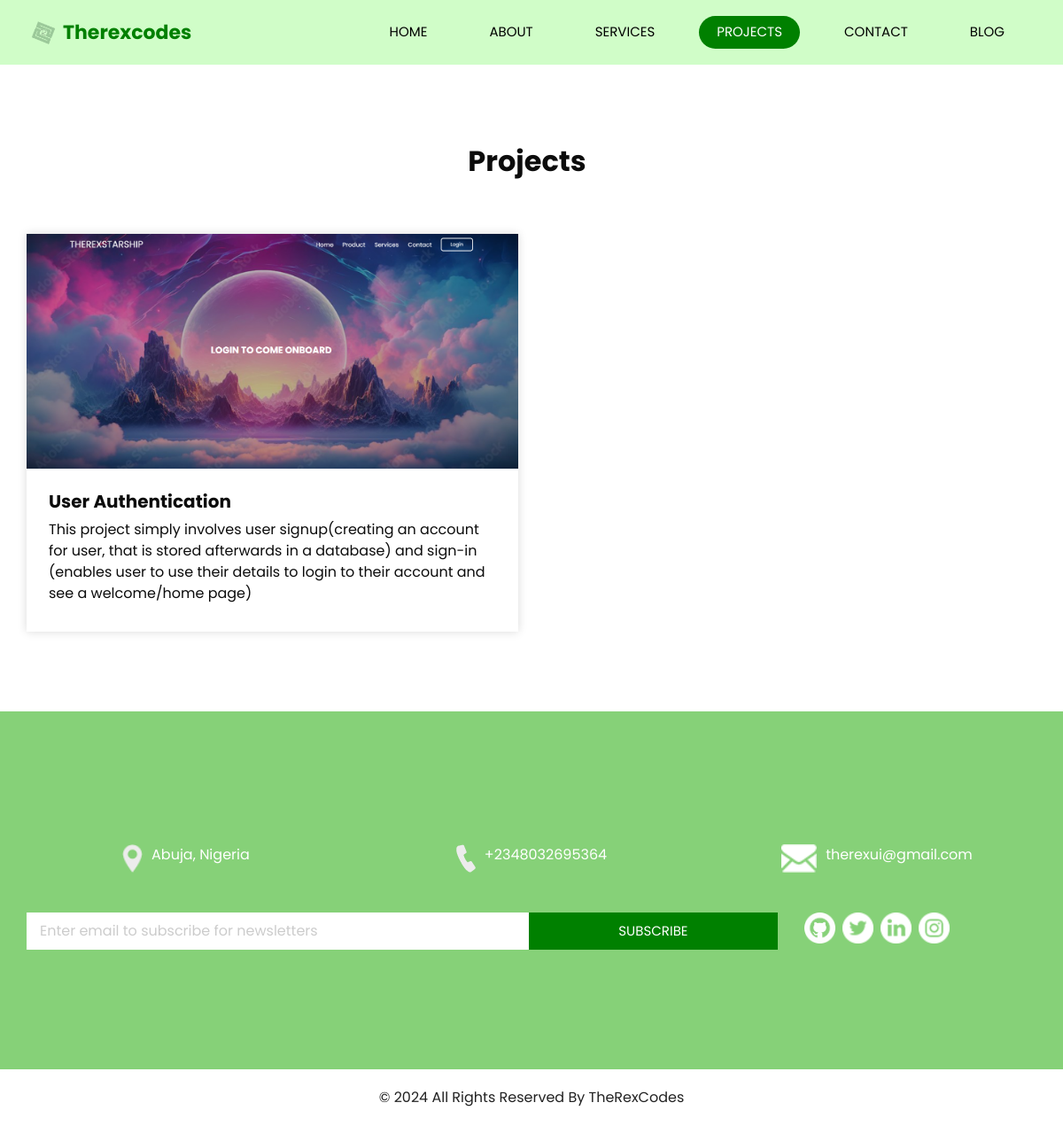
The app's page /projects with its own data.
### main/models.py (models this page shows)
class Project(models.Model):
    title = models.CharField(max_length=20)
    desc = models.TextField()
    img = models.ImageField(upload_to='pics')
    link = models.URLField()

class ContactInfo(models.Model):
    dets = models.TextField(max_length=40)
    icon = models.ImageField(upload_to='pics')

### main/views.py (the view)
# urls.py: path('projects', views.projects, name='projects'),
def projects(request):
    projects = Project.objects.all()
    contact_info = ContactInfo.objects.all()
    context =  {
        'contact_info':contact_info,
        'bn': Brandname.brandname,
        'projects': projects
    }
    return render(request, 'projects.html', context)

### Templates/projects.html (shortened to what this page needs)
{% extends 'layout.html'%}
{% load static %}
{% block body %}
  <div class="hero_area">
    <header class="header_section">
      <div class="container">
        <nav class="navbar navbar-expand-lg custom_nav-container ">
          <a class="navbar-brand" href="{% url 'home' %}">
            <img src="{% static 'images/logo.png'%}" alt="">
            <span>
              {{bn}}
            </span>
          </a>
          <div class="collapse navbar-collapse" id="navbarSupportedContent">
            <div class="d-flex ml-auto flex-column flex-lg-row align-items-center">
              <ul class="navbar-nav  ">
                <li class="nav-item ">
                  <a class="nav-link" href="{% url 'home' %}">Home <span class="sr-only">(current)</span></a>
                </li>
                <li class="nav-item">
                  <a class="nav-link" href="{% url 'about'%}"> About</a>
                </li>
                <li class="nav-item">
                  <a class="nav-link" href="{% url 'service' %}"> Services </a>
                </li>
                <li class="nav-item active">
                  <a class="nav-link" href="{% url 'projects'%}"> Projects </a>
                </li>
                <li class="nav-item">
                  <a class="nav-link" href="{% url 'contact'%}">Contact </a>
                </li>
                <li class="nav-item">
                  <a class="nav-link" href="blog">Blog </a>
                </li>
              </ul>
            </div>
          </div>
        </nav>
      </div>
    </header>
  </div>
  <section class="blog_section layout_padding">
    <div class="container">
      <div class="heading_container">
        <h2>
          Projects
        </h2>
      </div>
      {%for project in projects %}
      <div class="row">
        <div class="col-md-6">
          <a href="{{project.link}}">
          <div class="box">
            <div class="img-box">
              <img  src="{{project.img.url}}" alt="">
            </div>
            <div class="detail-box">
              <h5>
                {{project.title}}
              </h5>
              <p>
                {{project.desc}}
              </p>
            </div>
          </div>
          </a>
        </div>
      </div>
      {%endfor%}
    </div>
  </section>
{% include 'info.html'%}
  <footer class="container-fluid footer_section">
    <div class="container">
      <div class="row">
        <div class="col-lg-7 col-md-9 mx-auto">
          <p>
            &copy; 2024 All Rights Reserved By
            <a href="{% url 'home'%}">TheRexCodes</a>
          </p>
        </div>
      </div>
    </div>
  </footer>
{%endblock%}

### Templates/info.html (shortened to what this page needs)
{% load static%}
<section class="info_section layout_padding">
<div class="container">
    <div class="info_contact">
    <div class="row">
        {% for detail in contact_info%}
        <div class="col-md-4">
            <img src="{{detail.icon.url}}" alt="">
            <span>
            {{detail.dets}}
            </span>
        </div>
        {% endfor %}
    </div>
    </div>
    <div class="row">
    <div class="col-md-8 col-lg-9">
        <div class="info_form">
        <form action="{% url 'subscribe' %}" method="POST" >
            <input type="Email" name='Subemail' placeholder="Enter email to subscribe for newsletters">
            <button type="submit">
            subscribe
            </button>
        </form>
        </div>
    </div>
    <div class="col-md-4 col-lg-3">
        <div class="info_social">
        <div>
            <a href="github.com/therexcodes">
            <img src="{% static 'images/github.png'%}" alt="">
            </a>
        </div>
        <div>
            <a href="https://twitter.com/_justRex">
            <img src="{% static 'images/twitter.png' %}" alt="">
            </a>
        </div>
        <div>
            <a href="https://www.linkedin.com/in/emmanuel-uloko-83771022b?lipi=urn%3Ali%3Apage%3Ad_flagship3_profile_view_base_contact_details%3BMui2DXeyQQSvy76du%2FCApw%3D%3D">
            <img src="{% static 'images/linkedin.png' %}" alt="">
            </a>
        </div>
        <div>
            <a href="https://www.instagram.com/_._rex01_._/">
            <img src="{% static 'images/instagram.png' %}" alt="">
            </a>
        </div>
        </div>
    </div>
    </div>
</div>
</section>

### static/styles/style.css (style rules this page uses)
body { font-family: "Poppins", sans-serif; color: #0c0c0c; background-color: #ffffff; }
.layout_padding { padding-top: 90px; padding-bottom: 90px; }
.heading_container { display: -webkit-box; display: -ms-flexbox; display: flex; -webkit-box-pack: start; -ms-flex-pack: start; justify-content: flex-start; -webkit-box-align: center; -ms-flex-align: center; align-items: center; text-align: center; }
.heading_container h2 { position: relative; font-weight: bold; margin-right: 10px; }
.hero_area { height: 98vh; position: relative; display: -webkit-box; display: -ms-flexbox; display: flex; -webkit-box-orient: vertical; -webkit-box-direction: normal; -ms-flex-direction: column; flex-direction: column; background-color: #d0fdc8; }
.sub_page .hero_area { height: auto; }
.header_section .container { padding: 0; }
.custom_nav-container .navbar-nav .nav-item .nav-link { padding: 7px 20px; margin: 10px 15px; color: #000000; text-align: center; border-radius: 35px; text-transform: uppercase; font-size: 15px; }
.custom_nav-container .navbar-nav .nav-item.active .nav-link, .custom_nav-container .navbar-nav .nav-item:hover .nav-link { background-color: #008000; color: #ffffff; }
a, a:hover, a:focus { text-decoration: none; color: inherit; }
.navbar-brand { display: -webkit-box; display: -ms-flexbox; display: flex; -webkit-box-align: center; -ms-flex-align: center; align-items: center; }
.navbar-brand img { margin-right: 5px; width: 35px; }
.navbar-brand span { font-size: 22px; font-weight: 700; color: #008000; }
.custom_nav-container { z-index: 99999; }
.navbar-expand-lg .navbar-collapse { -webkit-box-align: end; -ms-flex-align: end; align-items: flex-end; }
.blog_section .heading_container { -webkit-box-pack: center; -ms-flex-pack: center; justify-content: center; }
.blog_section .heading_container h2::before { background-color: #ffffff; }
.blog_section .box { margin-top: 55px; background-color: #ffffff; -webkit-box-shadow: 0 0 10px 0 rgba(0, 0, 0, 0.15); box-shadow: 0 0 10px 0 rgba(0, 0, 0, 0.15); }
.blog_section .box .img-box { position: relative; }
.blog_section .box .img-box img { width: 100%; }
.blog_section .box .detail-box { padding: 25px 25px 15px; }
.blog_section .box .detail-box h5 { font-weight: bold; }
.info_section { background-color: #86d178; color: #ffffff; }
.info_section .info_contact { margin-top: 60px; margin-bottom: 45px; }
.info_section .info_contact .col-md-4 { display: -webkit-box; display: -ms-flexbox; display: flex; -webkit-box-pack: center; -ms-flex-pack: center; justify-content: center; }
.info_section .info_contact img { max-width: 100%; margin-right: 10px; }
.info_section .info_form { margin: 0 auto; margin-bottom: 45px; }
.info_section .info_form form { display: -webkit-box; display: -ms-flexbox; display: flex; -webkit-box-align: center; -ms-flex-align: center; align-items: center; }
.info_section .info_form form input { background-color: #ffffff; border: none; -webkit-box-flex: 2.5; -ms-flex: 2.5; flex: 2.5; outline: none; color: #000000; min-height: 42.4px; padding-left: 15px; }
.info_section .info_form form input::placeholder { color: #000000; opacity: 0.2; }
.info_section .info_form form button { -webkit-box-flex: 1; -ms-flex: 1; flex: 1; border: none; display: inline-block; padding: 10px 30px; background-color: #008000; color: #ffffff; border-radius: 0; font-size: 15px; text-transform: uppercase; }
.info_section .info_social { display: -webkit-box; display: -ms-flexbox; display: flex; }
.info_section .info_social img { width: 35px; margin-right: 8px; }
.footer_section { display: -webkit-box; display: -ms-flexbox; display: flex; -webkit-box-pack: center; -ms-flex-pack: center; justify-content: center; position: relative; }
.footer_section p { color: #222222; margin: 0 auto; text-align: center; padding: 20px; }
.footer_section p a { color: #222222; }

### static/styles/responsive.css (style rules this page uses)
@media (min-width: 1200px) { .container { max-width: 1170px; } }

### records on screen
Project: img (picture), title "User Authentication", desc "This project simply involves user signup(creating an account for user, that is stored afterwards in a database) and sign-in (enables user to use their details to login to their account and see a welcome/home page)"
ContactInfo: icon (picture), dets "Abuja, Nigeria"
ContactInfo: icon (picture), dets "+2348032695364"
ContactInfo: icon (picture), dets "therexui@gmail.com"

### other values on screen
{{ bn }} "Therexcodes"
